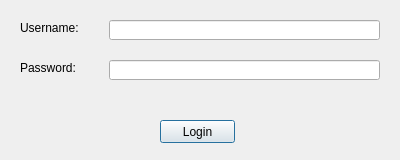
<?xml version="1.0" encoding="UTF-8"?>
<ui version="4.0">
 <class>LoginWindow</class>
 <widget class="QDialog" name="LoginWindow">
  <property name="geometry">
   <rect>
    <x>0</x>
    <y>0</y>
    <width>400</width>
    <height>160</height>
   </rect>
  </property>
  <property name="windowTitle">
   <string>Login</string>
  </property>
  <widget class="QLineEdit" name="usernameLine">
   <property name="geometry">
    <rect>
     <x>109</x>
     <y>20</y>
     <width>271</width>
     <height>20</height>
    </rect>
   </property>
  </widget>
  <widget class="QLineEdit" name="passwordLine">
   <property name="geometry">
    <rect>
     <x>109</x>
     <y>60</y>
     <width>271</width>
     <height>20</height>
    </rect>
   </property>
  </widget>
  <widget class="QLabel" name="usernameLabel">
   <property name="geometry">
    <rect>
     <x>20</x>
     <y>20</y>
     <width>61</width>
     <height>16</height>
    </rect>
   </property>
   <property name="text">
    <string>Username: </string>
   </property>
  </widget>
  <widget class="QLabel" name="passwordLabel">
   <property name="geometry">
    <rect>
     <x>20</x>
     <y>60</y>
     <width>61</width>
     <height>16</height>
    </rect>
   </property>
   <property name="text">
    <string>Password:</string>
   </property>
  </widget>
  <widget class="QPushButton" name="loginButton">
   <property name="geometry">
    <rect>
     <x>160</x>
     <y>120</y>
     <width>75</width>
     <height>23</height>
    </rect>
   </property>
   <property name="text">
    <string>Login</string>
   </property>
  </widget>
  <widget class="QLabel" name="errorLabel">
   <property name="geometry">
    <rect>
     <x>20</x>
     <y>90</y>
     <width>351</width>
     <height>16</height>
    </rect>
   </property>
   <property name="text">
    <string/>
   </property>
  </widget>
 </widget>
 <resources/>
 <connections/>
</ui>
